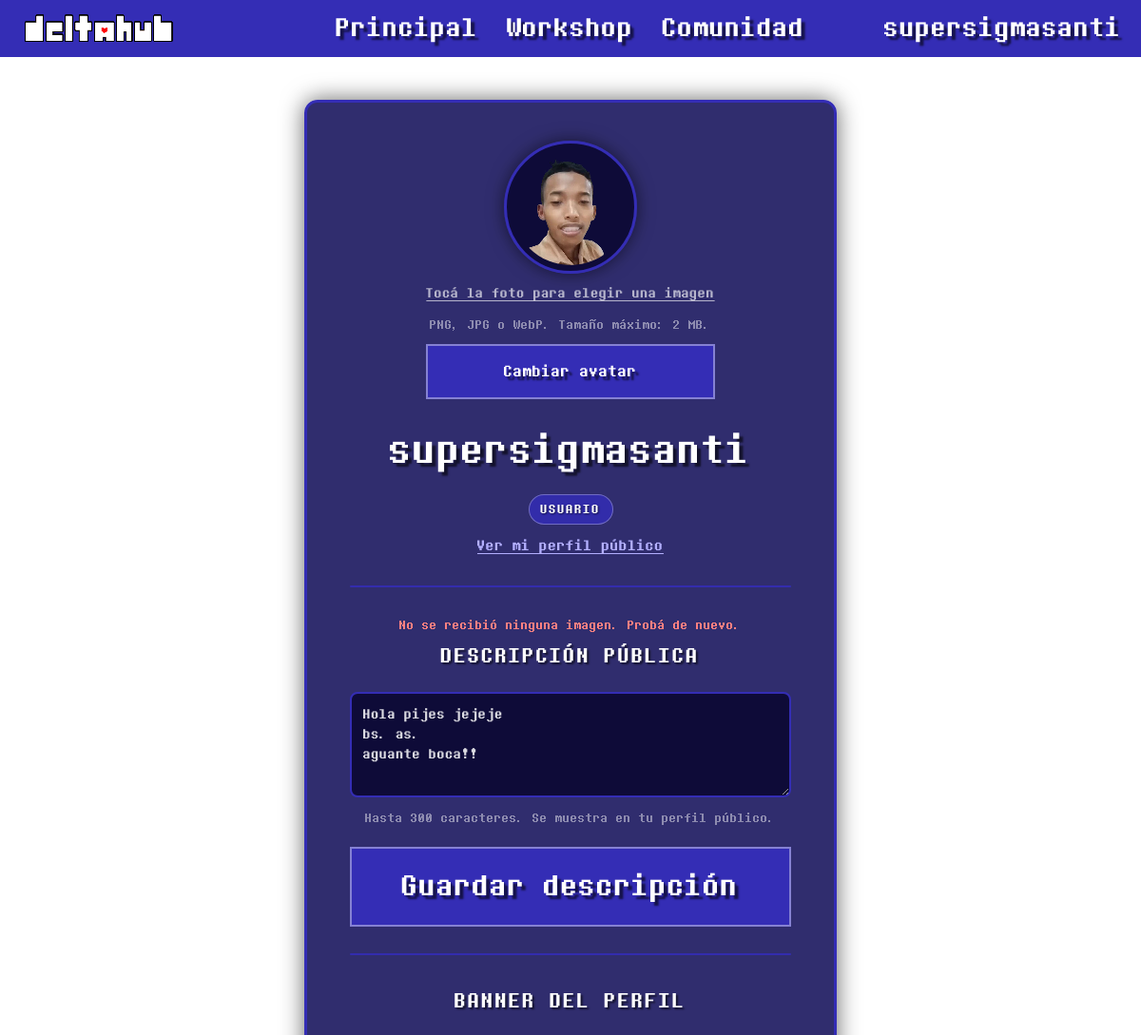
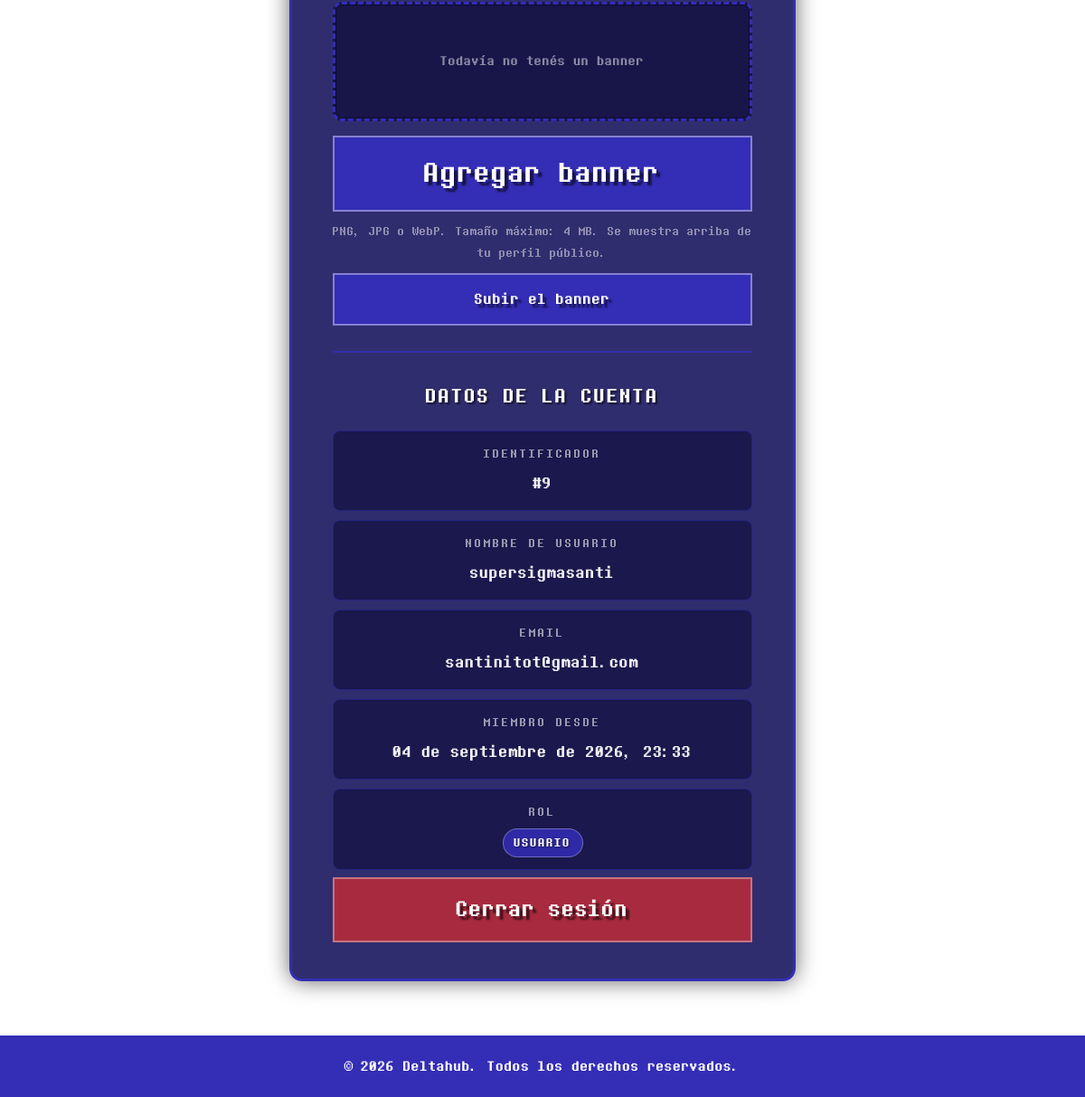
Screenshot of /cuenta.php?aviso=sin_archivo (signed in) with the database file from the repository (2 pictures, top to bottom).
### tables this page shows
CREATE TABLE `usuarios` (
  `id` int(11) NOT NULL,
  `nombre_usuario` varchar(50) NOT NULL,
  `email` varchar(100) NOT NULL,
  `password_hash` varchar(255) NOT NULL,
  `avatar_url` varchar(255) DEFAULT NULL,
  `banner_url` varchar(255) DEFAULT NULL,
  `fecha_registro` datetime DEFAULT current_timestamp(),
  `rol` enum('usuario','moderador','admin') DEFAULT 'usuario',
  `bio` text DEFAULT NULL
);

### cuenta.php (the view, shortened to what this page needs)
<?php
require_once "config/database.php";
$usuario_id = $_SESSION["usuario_id"];
function columna_existe($pdo, $tabla, $columna) {
    $stmt = $pdo->prepare("
        SELECT COUNT(*)
        FROM information_schema.COLUMNS
        WHERE TABLE_SCHEMA = DATABASE()
          AND TABLE_NAME = :tabla
          AND COLUMN_NAME = :columna
    ");
    $stmt->execute([
        ":tabla"   => $tabla,
        ":columna" => $columna
    ]);
    return ((int)$stmt->fetchColumn()) > 0;
}
$hay_bio = columna_existe($pdo, "usuarios", "bio");
$hay_banner = columna_existe($pdo, "usuarios", "banner_url");
$columnas = "id, nombre_usuario, email, fecha_registro, rol, avatar_url";
if ($hay_bio) {
    $columnas .= ", bio";
}
if ($hay_banner) {
    $columnas .= ", banner_url";
}
$sql = "SELECT $columnas
        FROM usuarios
        WHERE id = :id
        LIMIT 1";
$stmt = $pdo->prepare($sql);
$stmt->execute([
    ":id" => $usuario_id
]);
$usuario = $stmt->fetch(PDO::FETCH_ASSOC);
$bio_texto = $hay_bio ? trim((string)($usuario["bio"] ?? "")) : "";
$avisos = [
    "avatar_ok"   => ["ok",    "Avatar actualizado."],
    "banner_ok"   => ["ok",    "Banner actualizado. Ya se ve en tu perfil público."],
    "sin_archivo" => ["error", "No se recibió ninguna imagen. Probá de nuevo."],
    "tamano"      => ["error", "La imagen pesa demasiado: el avatar admite 2 MB y el banner 4 MB."],
    "no_imagen"   => ["error", "El archivo elegido no es una imagen válida."],
    "formato"     => ["error", "Formato no permitido. Usá PNG, JPG o WebP."],
    "guardado"    => ["error", "No se pudo guardar la imagen en el servidor."],
    "columna"     => ["error", "Falta la columna banner_url en la base de datos (sql/migracion_banner_usuario.sql)."],
];
$aviso = "";
if (isset($_GET["aviso"]) && is_string($_GET["aviso"])) {
    $clave = trim($_GET["aviso"]);
    if (isset($avisos[$clave])) {
        $aviso = $clave;
    }
}
$banner = "";
$meses = [
    1  => "enero",
    2  => "febrero",
    3  => "marzo",
    4  => "abril",
    5  => "mayo",
    6  => "junio",
    7  => "julio",
    8  => "agosto",
    9  => "septiembre",
    10 => "octubre",
    11 => "noviembre",
    12 => "diciembre"
];
$fecha = new DateTime($usuario["fecha_registro"]);
$fecha_formateada = $fecha->format("d") . " de " .
                    $meses[(int)$fecha->format("n")] . " de " .
                    $fecha->format("Y") . ", " .
                    $fecha->format("H:i");
$rol_clase = "role-" . htmlspecialchars($usuario["rol"]);
?>
<!DOCTYPE html>
<html lang="es">
<head>
    <link rel="stylesheet" href="style.css">
</head>
<body class="cuenta">
    <header>
        <a href="index.php" class="header-logo-LoginRegister">
            <img src="imagenes/DeltahubLogo3px.png" alt="logo deltahub">
        </a>
        <a href="index.php" id="shadow">Principal</a>
        <a href="workshop.php" id="shadow">Workshop</a>
        <a href="community.html" id="shadow">Comunidad</a>
        <div class="auth">
            <a href="perfil.php?id=<?php echo (int)$_SESSION["usuario_id"]; ?>" id="shadow">
                <?php echo htmlspecialchars($_SESSION["nombre_usuario"]); ?>
            </a>
        </div>
    </header>
    <main class="cuenta-layout">
        <section class="profile-card">
            <div class="profile-header">
                <form class="avatar-pick" action="cambiar_pfp.php" method="POST" enctype="multipart/form-data">
                    <label for="avatar" class="avatar-pick-label">
                        <span class="profile-avatar-wrap">
                            <img
                            src="<?php echo htmlspecialchars($usuario["avatar_url"]); ?>"
                            alt="Avatar de <?php echo htmlspecialchars($usuario["nombre_usuario"]); ?>"
                            class="profile-avatar"
                            >
                        </span>
                        <span class="avatar-pick-hint">Tocá la foto para elegir una imagen</span>
                    </label>
                    <small class="avatar-hint">PNG, JPG o WebP. Tamaño máximo: 2 MB.</small>
                    <button type="submit" class="btn avatar-pick-btn">Cambiar avatar</button>
                </form>
                <div class="profile-heading">
                    <h1 class="profile-name">
                        <?php echo htmlspecialchars($usuario["nombre_usuario"]); ?>
                    </h1>
                    <span class="role-badge <?php echo $rol_clase; ?>">
                        <?php echo htmlspecialchars($usuario["rol"]); ?>
                    </span>
                    <a class="cuenta-link" href="perfil.php?id=<?php echo (int)$usuario["id"]; ?>">
                        Ver mi perfil público
                    </a>
                </div>
            </div>
            <div class="profile-divider"></div>
            <?php if ($aviso !== ""): ?>
                <p class="cuenta-<?php echo $avisos[$aviso][0]; ?>">
                    <?php echo htmlspecialchars($avisos[$aviso][1]); ?>
                </p>
            <?php endif; ?>
            <h2 class="profile-subtitle">Descripción pública</h2>
            <form class="avatar-form" method="POST" action="cuenta.php">
                <textarea
                class="cuenta-bio"
                id="bio"
                name="bio"
                rows="4"
                maxlength="300"
                placeholder="Contá de vos, qué hacés en el hub, qué mod vas a subir..."
                ><?php echo htmlspecialchars($bio_texto); ?></textarea>
                <small class="avatar-hint">
                    Hasta 300 caracteres. Se muestra en tu perfil público.
                </small>
                <button type="submit" class="btn">Guardar descripción</button>
            </form>
            <div class="profile-divider"></div>
            <h2 class="profile-subtitle">Banner del perfil</h2>
            <div class="banner-preview<?php echo $banner === "" ? " is-empty" : ""; ?>">
                <?php if ($banner !== ""): ?>
                    <img
                    src="<?php echo htmlspecialchars($banner); ?>"
                    alt="Tu banner de perfil"
                    class="banner-preview-img"
                    >
                <?php else: ?>
                    <span class="banner-preview-empty">Todavía no tenés un banner</span>
                <?php endif; ?>
            </div>
            <form class="banner-form" action="cambiar_banner.php" method="POST" enctype="multipart/form-data">
                <label for="banner" class="btn banner-btn" role="button" tabindex="0">
                    <?php echo $banner === "" ? "Agregar banner" : "Cambiar banner"; ?>
                </label>
                <small class="avatar-hint">
                    PNG, JPG o WebP. Tamaño máximo: 4 MB. Se muestra arriba de tu perfil público.
                </small>
                <button type="submit" class="btn banner-btn-fallback">
                    <?php echo $banner === "" ? "Subir el banner" : "Cambiar el banner"; ?>
                </button>
            </form>
            <div class="profile-divider"></div>
            <h2 class="profile-subtitle">Datos de la cuenta</h2>
            <div class="profile-info">
                <div class="profile-row">
                    <span class="profile-label">Identificador</span>
                    <span class="profile-value">#<?php echo htmlspecialchars($usuario["id"]); ?></span>
                </div>
                <div class="profile-row">
                    <span class="profile-label">Nombre de usuario</span>
                    <span class="profile-value">
                        <?php echo htmlspecialchars($usuario["nombre_usuario"]); ?>
                    </span>
                </div>
                <div class="profile-row">
                    <span class="profile-label">Email</span>
                    <span class="profile-value">
                        <?php echo htmlspecialchars($usuario["email"]); ?>
                    </span>
                </div>
                <div class="profile-row">
                    <span class="profile-label">Miembro desde</span>
                    <span class="profile-value">
                        <?php echo htmlspecialchars(ucfirst($fecha_formateada)); ?>
                    </span>
                </div>
                <div class="profile-row">
                    <span class="profile-label">Rol</span>
                    <span class="profile-value">
                        <span class="role-badge <?php echo $rol_clase; ?>">
                            <?php echo htmlspecialchars($usuario["rol"]); ?>
                        </span>
                    </span>
                </div>
            </div>
            <a href="logout.php" class="btn btn-danger">Cerrar sesión</a>
        </section>
    </main>
    <footer>
        <p>&copy; 2026 Deltahub. Todos los derechos reservados.</p>
    </footer>
</body>
</html>

### rows the page displays
usuarios: avatar_url (picture), nombre_usuario "supersigmasanti", rol "USUARIO", id "9", email "santinitot@gmail.com", fecha_registro "04 de septiembre de 2026, 23:33"

### other values shown
$_SESSION["nombre_usuario"] "supersigmasanti"
$avisos[$aviso][1] "No se recibió ninguna imagen. Probá de nuevo."
